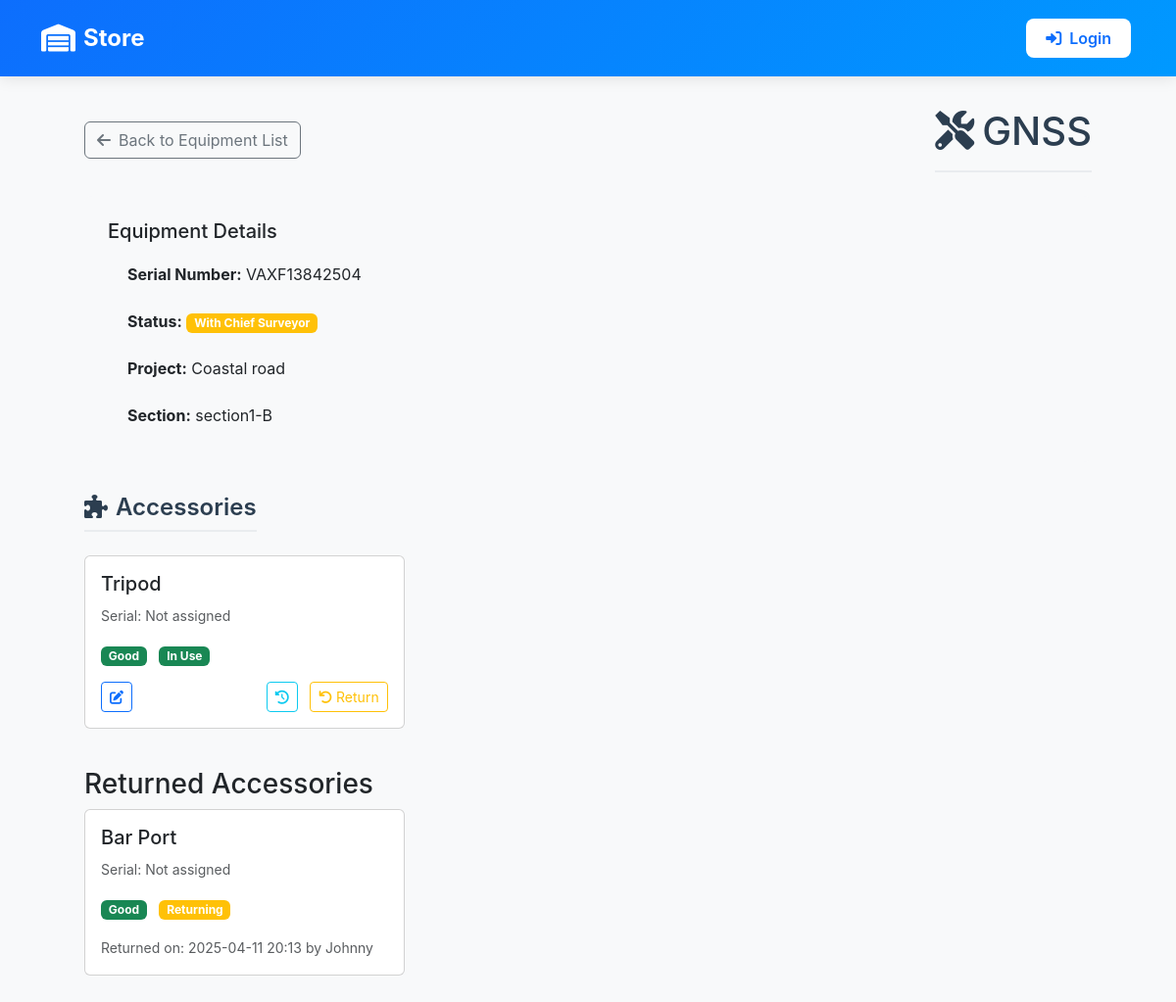
Page /inventory/equipment/69/ on the committed database.
### inventory/models.py (models this page shows, shortened)
class EquipmentsInSurvey(models.Model):
    name = models.CharField(max_length=100)
    date_of_receiving_from_supplier = models.DateField()
    supplier = models.CharField(max_length=20)
    base_serial = models.CharField(max_length=100)
    roover_serial = models.CharField(max_length=100)
    data_logger_serial = models.CharField(max_length=100)
    radio_serial = models.CharField(max_length=100)
    chief_surveyor = models.ForeignKey(User, on_delete=models.CASCADE, null=True)
    surveyor_responsible = models.CharField(max_length=100, null=True)
    project = models.CharField(max_length=20)
    section = models.CharField(max_length=100)
    date_receiving_from_department = models.DateField()
    status = models.CharField(choices=[('In Store', 'In Store'), ('In Field', 'In Field'), ('With Chief Surveyor', 'With Chief Surveyor'), ('Returning', 'Returning')], max_length=100, default='In Store')

class Accessory(models.Model):
    ACCESSORY_TYPES = (
        ("tripod", "Tripod"),
        ("levelling_staff", "Levelling Staff"),
        ("tracking_rod", "Tracking Rod"),
        ("reflector", "Reflector"),
        ("gps_extension_bar", "GPS Extension Bar"),
        ("bar_port", "Bar Port"),
        ("powerbank", "Powerbank"),
        ("tribach", "Tribach"),
        ("external_radio_antenna", "External Radio Antenna"),
    )
    STATUS_CHOICES = [
        ('Good', 'Good'),
        ('Needs Repair', 'Needs Repair'),
        ('Spoiled', 'Spoiled'),
    ]
    RETURN_STATUS_CHOICES = [
        ('In Use', 'In Use'),
        ('Returning', 'Returning'),
        ('With Chief Surveyor', 'With Chief Surveyor'),
        ('In Store', 'In Store'),
        ('Returned', 'Returned'),
    ]
    name = models.CharField(max_length=100, choices=ACCESSORY_TYPES)
    serial_number = models.CharField(max_length=50, unique=True, null=True, blank=True, help_text="Unique serial number for the accessory")
    equipment = models.ForeignKey(EquipmentsInSurvey, on_delete=models.CASCADE, related_name='accessories', null=True, blank=True)
    chief_surveyor = models.ForeignKey(User, on_delete=models.CASCADE, null=True, blank=True)
    surveyor_responsible = models.CharField(max_length=100, null=True)
    status = models.CharField(max_length=20, choices=STATUS_CHOICES, default='Good', null=True, blank=True)
    return_status = models.CharField(max_length=20, choices=RETURN_STATUS_CHOICES, default='In Use', null=True, blank=True)
    comment = models.TextField(null=True, blank=True)
    image = models.ImageField(upload_to='accessory_images/', null=True, blank=True)
    date_returned = models.DateTimeField(null=True, blank=True)
    returned_by = models.ForeignKey(User, on_delete=models.SET_NULL, null=True, blank=True, related_name='returned_accessories')

### inventory/views.py (the view)
# urls.py: path('equipment/<int:id>/', views.equipment_detail, name='equipment_detail'),
def equipment_detail(request, id):
    equipment = get_object_or_404(EquipmentsInSurvey, id=id)
    active_accessories = equipment.accessories.filter(return_status='In Use')
    returned_accessories = equipment.accessories.filter(return_status__in=['Returned', 'Returning'])
    return render(request, 'equipments/equipments_detail.html', {
        'equipment': equipment,
        'active_accessories': active_accessories,
        'returned_accessories': returned_accessories
    })

### inventory/context_processors.py (called while the page is built)
def is_admin(request):
    return {'is_admin': request.user.is_authenticated and request.user.is_superuser}

### inventory/templates/equipments/equipments_detail.html (shortened to what this page needs)
{% extends 'base_dashboard.html' %}
{% load static %}
{% block content %}
<div class="container">
    <div class="equipment-detail">
        <div class="d-flex justify-content-between align-items-center mb-4">
            <a href="{% url 'request_equipment' %}" class="btn btn-outline-secondary">
                <i class="fas fa-arrow-left me-2"></i>Back to Equipment List
            </a>
            <h1 class="page-title mb-0">
                <i class="fas fa-tools me-2"></i>{{ equipment.name }}
            </h1>
        </div>
        <div class="equipment-info">
            <div class="row">
                <div class="col-md-6">
                    <h5>Equipment Details</h5>
                    <ul class="list-group">
                        <li class="list-group-item">
                            <strong>Serial Number:</strong> {{ equipment.base_serial }}
                        </li>
                        <li class="list-group-item">
                            <strong>Status:</strong>
                            <span class="badge {% if equipment.status == 'In Store' %}bg-success{% elif equipment.status == 'In Field' %}bg-primary{% else %}bg-warning{% endif %}">
                            {{ equipment.status }}
                        </span>
                        </li>
                        <li class="list-group-item">
                            <strong>Project:</strong> {{ equipment.project }}
                        </li>
                        <li class="list-group-item">
                            <strong>Section:</strong> {{ equipment.section }}
                        </li>
                    </ul>
                </div>
            </div>
        </div>
        <div class="accessories-section mt-4">
            <div class="d-flex justify-content-between align-items-center mb-4">
                <h2 class="section-title mb-0">
                    <i class="fas fa-puzzle-piece me-2"></i>Accessories
                </h2>
            </div>
            {% if active_accessories %}
                <div class="row">
                    {% for accessory in active_accessories %}
                        <div class="col-md-4 mb-3">
                            <div class="card">
                                <div class="card-body">
                                    <h5 class="card-title">{{ accessory.get_name_display }}</h5>
                                    <p class="card-text">
                                        <small class="text-muted">
                                            {% if accessory.serial_number %}
                                                Serial: {{ accessory.serial_number }}
                                            {% else %}
                                                Serial: Not assigned
                                            {% endif %}
                                        </small>
                                    </p>
                                    <p class="card-text">
                                        <span class="badge {% if accessory.status == 'Good' %}bg-success{% elif accessory.status == 'Needs Repair' %}bg-warning{% else %}bg-danger{% endif %}">
                                            {{ accessory.status }}
                                        </span>
                                        <span class="badge {% if accessory.return_status == 'In Use' %}bg-success{% elif accessory.return_status == 'Returning' %}bg-warning{% else %}bg-info{% endif %} ms-2">
                                            {{ accessory.return_status }}
                                        </span>
                                    </p>
                                    <div class="d-flex justify-content-between">
                                        <a href="{% url 'edit_accessory' accessory.id %}" class="btn btn-sm btn-outline-primary">
                                            <i class="fas fa-edit"></i>
                                        </a>
                                        <div>
                                            <a href="{% url 'accessory_history' accessory.id %}" class="btn btn-sm btn-outline-info me-2">
                                                <i class="fas fa-history"></i>
                                            </a>
                                            <a href="{% url 'return_accessory' accessory.id %}" class="btn btn-sm btn-outline-warning">
                                                <i class="fas fa-undo"></i> Return
                                            </a>
                                        </div>
                                    </div>
                                </div>
                            </div>
                        </div>
                        {% endfor %}
                </div>
            {% else %}
                <div class="alert alert-info">
                    No active accessories for this equipment.
                </div>
            {% endif %}
        </div>
        {% if returned_accessories %}
            <div class="returned-accessories-section mt-4">
                <h3>Returned Accessories</h3>
                <div class="row">
                    {% for accessory in returned_accessories %}
                        <div class="col-md-4 mb-3">
                            <div class="card">
                                <div class="card-body">
                                    <h5 class="card-title">{{ accessory.get_name_display }}</h5>
                                    <p class="card-text">
                                        <small class="text-muted">
                                            {% if accessory.serial_number %}
                                                Serial: {{ accessory.serial_number }}
                                            {% else %}
                                                Serial: Not assigned
                                            {% endif %}
                                        </small>
                                    </p>
                                    <p class="card-text">
                                        <span class="badge {% if accessory.status == 'Good' %}bg-success{% elif accessory.status == 'Needs Repair' %}bg-warning{% else %}bg-danger{% endif %}">
                                            {{ accessory.status }}
                                        </span>
                                        <span class="badge {% if accessory.return_status == 'In Use' %}bg-success{% elif accessory.return_status == 'Returning' %}bg-warning{% else %}bg-info{% endif %} ms-2">
                                            {{ accessory.return_status }}
                                        </span>
                                    </p>
                                    <p class="card-text">
                                        <small class="text-muted">
                                            Returned on: {{ accessory.date_returned|date:"Y-m-d H:i" }}
                                            {% if accessory.returned_by %}
                                                by {{ accessory.returned_by.username }}
                                            {% endif %}
                                        </small>
                                    </p>
                                </div>
                            </div>
                        </div>
                    {% endfor %}
                </div>
            </div>
        {% endif %}
    </div>
</div>
{% endblock %}

### inventory/templates/equipments/equipments_detail.html (style rules this page uses)
.section-title { font-size: 1.5rem; font-weight: 600; margin-bottom: 1.5rem; padding-bottom: 0.5rem; border-bottom: 2px solid #e9ecef; color: #2c3e50; }
.equipment-detail { max-width: 1200px; margin: 0 auto; padding: 2rem; }
.page-title { color: #2c3e50; margin-bottom: 2rem; padding-bottom: 1rem; border-bottom: 2px solid #e9ecef; }
.equipment-info { background-color: #f8f9fa; border-radius: 8px; padding: 1.5rem; margin-bottom: 2rem; }
.list-group-item { border: none; padding: 0.75rem 1.25rem; background-color: transparent; }
.accessories-section { margin-top: 2rem; }

### inventory/templates/base_dashboard.html (style rules this page uses)
body { font-family: 'Inter', Arial, sans-serif; margin: 0; padding: 0; background-color: #f8f9fa; }

### rows in the picture
EquipmentsInSurvey: name "GNSS", base_serial "VAXF13842504", status "With Chief Surveyor", project "Coastal road", section "section1-B"
Accessory: name "Tripod", shows "Serial: Not assigned", status "Good", return_status "In Use"
Accessory: name "Bar Port", shows "Serial: Not assigned", status "Good", return_status "Returning", date_returned "2025-04-11 20:13", returned_by.username "Johnny"
